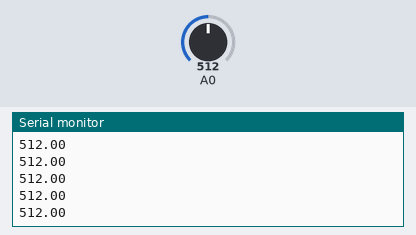
Recording of a sketch running on a simulated Arduino Uno, built with avr-gcc and run on an emulated ATmega328P. Shown: the last lines printed to the serial monitor. The test bench sets the inputs (shaded band); at power-on: A0 = 512.

Above: at 1.2 s.
1.3 s: A0 set to 716
At 1.8 s:
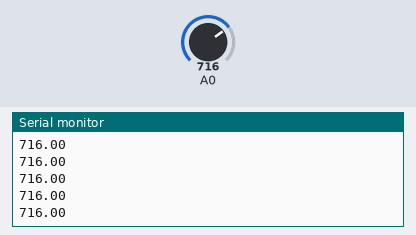
2.8 s: A0 set to 900
At 3.3 s:
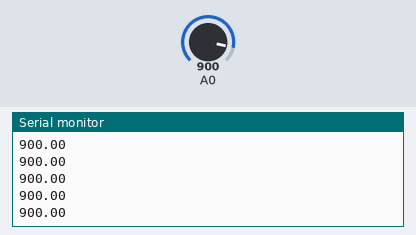
Timing chart, 0 to 5.8 s (numbered marks = the images above; inputs shaded):
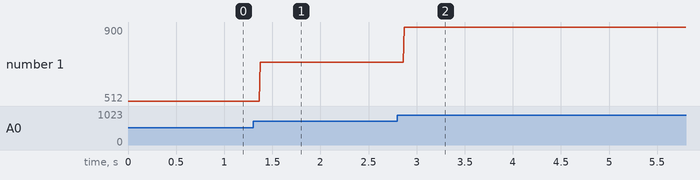

The sketch:

CoSensor.ino
```cpp
#include <TFT.h>

double ppm = 0;
//double ppmKonstante = 0.48828125; what teh future may bring

int i2c_Data[2];
/*
 * Index table
 * 0 == Temp
 */
int ppmOut = 0;


void setup() {
  // put your setup code here, to run once:
  Serial.begin(9600);
}

void ppmMeasure(){
  ppm = analogRead(14);
  //ppm = ppm * ppmKonstante *100;maybe in the future
  i2c_Data[ppmOut] = int(ppm);
}

void debug_out(){
  ppm = analogRead(0);
  Serial.println(ppm);
}

void loop() {
  // put your main code here, to run repeatedly:
  //ppmMeasure();
  debug_out();
}
```

Measured:
- after the input at 1.3 s, the serial monitor: prints a new line after 0.07 s (image 1)
- after the input at 2.8 s, the serial monitor: prints a new line after 0.07 s (image 2)
- plotted number 1: 512 → 716 after the input at 1.3 s, 716 → 900 after the input at 2.8 s
